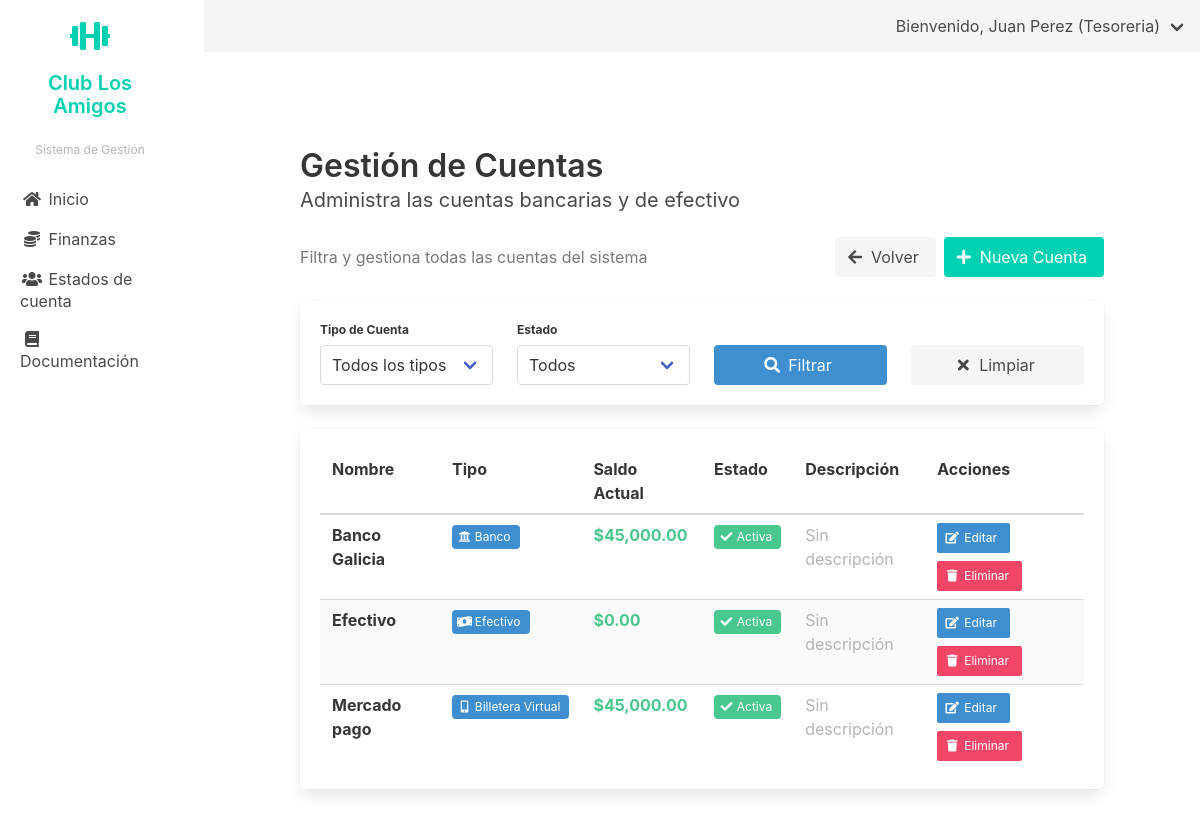
The app's page /finanzas/cuentas/ (signed in), older data.
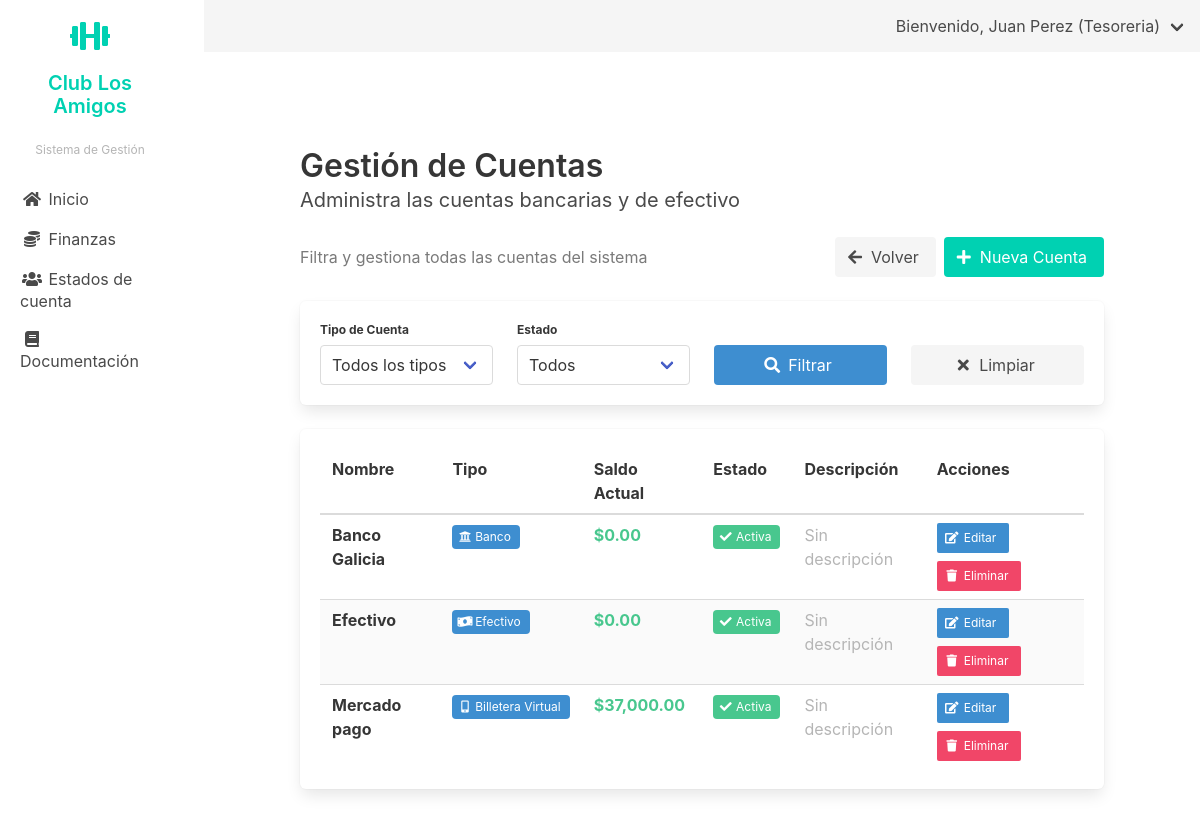
The same page, newer data.
### finanzas/models.py (models this page shows, shortened)
class Cuenta(models.Model):
    TIPO_CUENTA_CHOICES = [
        ('EFECTIVO', 'Efectivo'),
        ('BANCO', 'Banco'),
        ('BILLETERA_VIRTUAL', 'Billetera Virtual'),
    ]
    nombre = models.CharField(max_length=100)
    tipo = models.CharField(max_length=20, choices=TIPO_CUENTA_CHOICES)
    saldo_actual = models.DecimalField(max_digits=12, decimal_places=2, default=0)
    descripcion = models.TextField(blank=True, null=True)
    activa = models.BooleanField(default=True)
    fecha_creacion = models.DateTimeField(auto_now_add=True)
    fecha_actualizacion = models.DateTimeField(auto_now=True)
    class Meta:
        verbose_name = 'Cuenta'
        verbose_name_plural = 'Cuentas'
        ordering = ['tipo', 'nombre']

### finanzas/views.py (the view)
# urls.py: path('cuentas/', views.lista_cuentas, name='lista_cuentas'),
@login_required
@tesorero_required
def lista_cuentas(request):
    cuentas = Cuenta.objects.all()
    tipo = request.GET.get('tipo')
    if tipo:
        cuentas = cuentas.filter(tipo=tipo)
    activa = request.GET.get('activa')
    if activa is not None:
        activa_bool = activa == '1'
        cuentas = cuentas.filter(activa=activa_bool)
    cuentas = cuentas.order_by('nombre')
    paginator = Paginator(cuentas, 20)
    page_number = request.GET.get('page')
    page_obj = paginator.get_page(page_number)
    return render(request, 'finanzas/lista_cuentas.html', {
        'page_obj': page_obj,
        'cuentas': page_obj,
        'tipo_filtro': tipo,
        'activa_filtro': activa
    })

### usuarios/context_processors.py (called while the page is built)
def user_role_context(request):
    if request.user.is_authenticated:
        user_groups = request.user.groups.all()
        if user_groups.filter(name='Coordinador').exists():
            user_role = 'Coordinador'
        elif user_groups.filter(name='Tesoreria').exists():
            user_role = 'Tesoreria'
        elif user_groups.filter(name='Comision').exists():
            user_role = 'Comision'
        elif user_groups.filter(name='Administrador').exists():
            user_role = 'Administrador'
        else:
            user_role = 'Default'
    else:
        user_role = 'Default'
    return {
        'user_role': user_role
    }

### finanzas/templates/finanzas/lista_cuentas.html (shortened to what the changed rows need)
{% extends 'usuarios/base_tesorero.html' %}
{% load humanize %}
{% load static %}
{% block content %}
<div class="container">
    <div class="section">
        <h1 class="title">Gestión de Cuentas</h1>
        <div class="box">
            {% if cuentas %}
            <div class="table-container">
                <table class="table is-fullwidth is-striped is-hoverable">
                    <thead>
                        <tr>
                            <th>Nombre</th>
                            <th>Tipo</th>
                            <th>Saldo Actual</th>
                            <th>Estado</th>
                            <th>Descripción</th>
                            <th>Acciones</th>
                        </tr>
                    </thead>
                    <tbody>
                        {% for cuenta in cuentas %}
                        <tr>
                            <td>
                                <strong>{{ cuenta.nombre }}</strong>
                            </td>
                            <td>
                                <span class="tag is-info">
                                    {% if cuenta.tipo == 'EFECTIVO' %}
                                        <span class="icon is-small">
                                            <i class="fas fa-money-bill-wave"></i>
                                        </span>
                                        <span>Efectivo</span>
                                    {% elif cuenta.tipo == 'BANCO' %}
                                        <span class="icon is-small">
                                            <i class="fas fa-university"></i>
                                        </span>
                                        <span>Banco</span>
                                    {% elif cuenta.tipo == 'BILLETERA_VIRTUAL' %}
                                        <span class="icon is-small">
                                            <i class="fas fa-mobile-alt"></i>
                                        </span>
                                        <span>Billetera Virtual</span>
                                    {% endif %}
                                </span>
                            </td>
                            <td>
                                <span class="has-text-weight-bold {% if cuenta.saldo_actual >= 0 %}has-text-success{% else %}has-text-danger{% endif %}">
                                    ${{ cuenta.saldo_actual|intcomma }}
                                </span>
                            </td>
                            <td>
                                {% if cuenta.activa %}
                                    <span class="tag is-success">
                                        <span class="icon is-small">
                                            <i class="fas fa-check"></i>
                                        </span>
                                        <span>Activa</span>
                                    </span>
                                {% endif %}
                            </td>
                            <td>
                                {% if cuenta.descripcion %}
                                    <span class="has-text-grey">{{ cuenta.descripcion|truncatechars:50 }}</span>
                                {% else %}
                                    <span class="has-text-grey-light">Sin descripción</span>
                                {% endif %}
                            </td>
                            <td>
                                <div class="buttons are-small">
                                    <a href="{% url 'finanzas:editar_cuenta' cuenta.pk %}" class="button is-info">
                                        <span class="icon">
                                            <i class="fas fa-edit"></i>
                                        </span>
                                        <span>Editar</span>
                                    </a>
                                    <a href="{% url 'finanzas:eliminar_cuenta' cuenta.pk %}" class="button is-danger">
                                        <span class="icon">
                                            <i class="fas fa-trash"></i>
                                        </span>
                                        <span>Eliminar</span>
                                    </a>
                                </div>
                            </td>
                        </tr>
                        {% endfor %}
                    </tbody>
                </table>
            </div>
            {% endif %}
        </div>
    </div>
</div>
{% endblock %}

Row changes from the older to the newer data that the page shows:
changed Cuenta "Banco Galicia": saldo_actual "45,000.00" → "0.00"
changed Cuenta "Mercado pago": saldo_actual "45,000.00" → "37,000.00"
